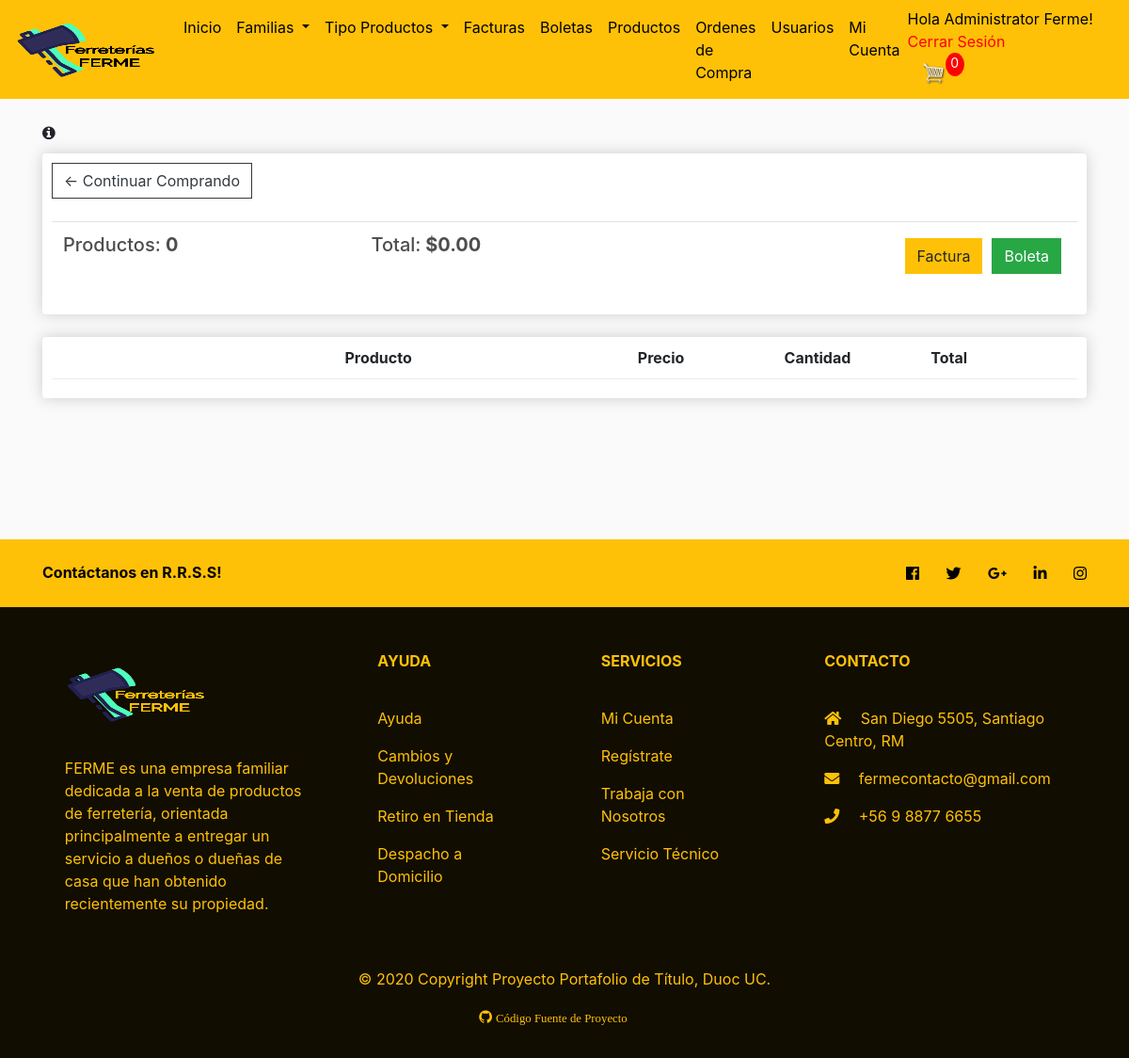
/cart/ (signed in), run on an earlier commit of the app's database.
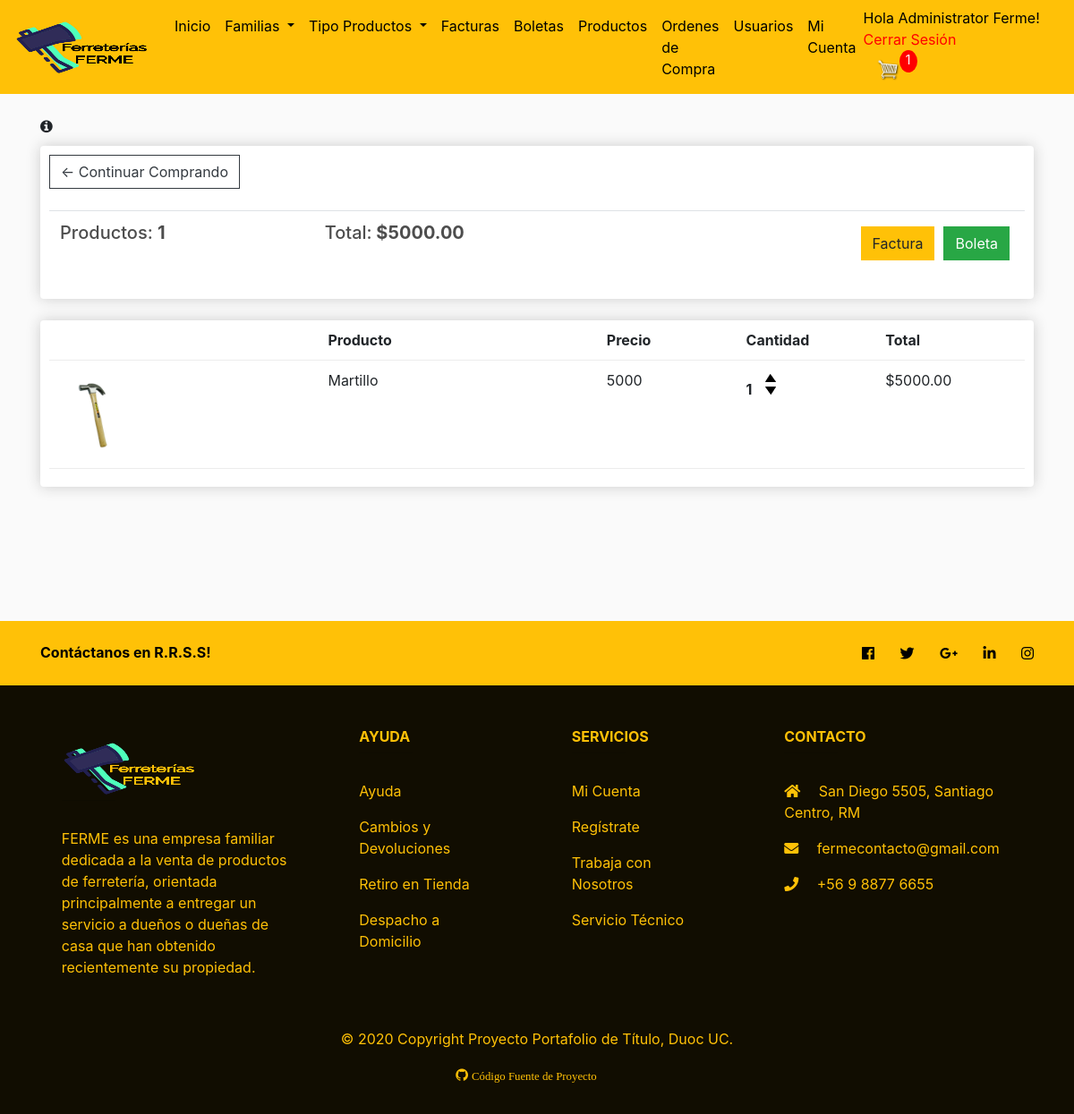
And on a later commit of the database.
### store/models.py (models this page shows, shortened)
class Order(models.Model):
    usuario = models.ForeignKey(Profile, on_delete=models.SET_NULL, null=True, blank=True)
    date_ordered = models.DateTimeField(auto_now_add=True)
    complete = models.BooleanField(default=False, null=True, blank=False)
    transaction_id = models.CharField(max_length=100, null=True)
    @property
    def get_cart_total(self):
        orderitems = self.orderitems_set.all()
        total = sum([item.get_total for item in orderitems])
        return total
    @property
    def get_cart_items(self):
        orderitems = self.orderitems_set.all()
        total = sum([item.quantity for item in orderitems])
        return total

class OrderItems(models.Model):
    product = models.ForeignKey(Producto, on_delete=models.SET_NULL, null=True)
    order = models.ForeignKey(Order, on_delete=models.SET_NULL, null=True)
    quantity = models.IntegerField(default=0, null=True, blank=True)
    date_added = models.DateTimeField(auto_now=True)
    @property
    def get_total(self):
        total = self.product.price * self.quantity
        return total

class Producto(models.Model):
    name = models.CharField(max_length=200)
    sku = models.CharField(max_length=200, null=True)
    price = models.FloatField()
    despacho = models.BooleanField(default=False, null=True, blank=True)
    fecha_exp = models.CharField(max_length=10,default='31/12/2020', null=True, blank=True)
    stock = models.IntegerField(default=0, null=True, blank=True)
    critic_stock = models.IntegerField(default=10, null=True, blank=True)
    image = models.ImageField(null=True, blank=True)
    proveedor = models.ForeignKey(Supplier, on_delete=models.SET_NULL, null=True, blank=True)
    familia = models.ForeignKey(FamiliaProducto, on_delete=models.SET_NULL, null=True, blank=True)
    tipo_producto = models.ForeignKey(TipoProducto, on_delete=models.SET_NULL, null=True, blank=True)
    @property
    def imageURL(self):
        try:
            url = self.image.url
        except:
            url = ''
        return url

### store/views.py (the view)
# urls.py: path('cart/', views.cart, name="cart"),
def cart(request):
    data = cartData(request)
    cartItems = data['cartItems']
    order = data['order']
    items = data['items']
    context = {'items':items, 'order':order, 'cartItems': cartItems}
    return render(request, 'store/cart.html', context)

### store/models.py (called while the page is built)
    @property
    def is_admin(self):
        admin = False
        tipo = self.profile.tipo
        if (tipo == 'Administrator'):
            admin = True
        else:
            admin = False
        return admin

### store/utils.py (called while the page is built)
def cartData(request):
    if request.user.is_authenticated:
        usuario = request.user.profile
        order, created = Order.objects.get_or_create(usuario=usuario, complete=False)
        items = order.orderitems_set.all()
        cartItems = order.get_cart_items
    else:
        cookieData = cookieCart(request)
        cartItems = cookieData['cartItems']
        order = cookieData['order']
        items = cookieData['items']
    return {'cartItems':cartItems, 'order':order, 'items':items}

### store/templates/store/cart.html (shortened to what this page needs)
{% extends 'store/main.html' %}
{% load static %}
{% block content %}
<a data-toggle="modal" data-target="#exampleModalInfo"><i class="fa fa-info-circle" aria-hidden="true"></i></a>
	<div class="row">
		<div class="col-lg-12">
			<div class="box-element">
				<a  class="btn btn-outline-dark" href="{% url 'store' %}">&#x2190; Continuar Comprando</a>
				<br>
				<br>
				<table class="table">
					<tr>
						<th><h5>Productos: <strong>{{order.get_cart_items}}</strong></h5></th>
						<th><h5>Total:<strong> ${{order.get_cart_total|floatformat:2}}</strong></h5></th>
						<th>
							<a  style="float:right; margin:5px;" class="btn btn-success" href="{% url 'checkout' %}">Boleta</a>
							<a  style="float:right; margin:5px;" class="btn btn-warning" href="{% url 'checkoutfact' %}">Factura</a>
						</th>
					</tr>
				</table>
			</div>
			<br>
			<div class="box-element">
				<div class="cart-row">
					<div style="flex:2"></div>
					<div style="flex:2"><strong>Producto</strong></div>
					<div style="flex:1"><strong>Precio</strong></div>
					<div style="flex:1"><strong>Cantidad</strong></div>
					<div style="flex:1"><strong>Total</strong></div>
				</div>
				{% for item in items %}
				<div class="cart-row">
					<div style="flex:2"><img class="row-image" src="{{item.product.imageURL}}"></div>
					<div style="flex:2"><p>{{item.product.name}}</p></div>
					<div style="flex:1"><p>{{item.product.price|floatformat:0}}</p></div>
					<div style="flex:1">
						<p class="quantity">{{item.quantity}}</p>
						<div class="quantity">
							<img data-product="{{item.product.id}}" data-action="add" class="chg-quantity update-cart" src="{% static  'img/arrow-up.png' %}">
							<img data-product="{{item.product.id}}" data-action="remove" class="chg-quantity update-cart" src="{% static  'img/arrow-down.png' %}">
						</div>
					</div>
					<div style="flex:1"><p>${{item.get_total|floatformat:2}}</p></div>
				</div>
                {% endfor %}
			</div>
		</div>
	</div>
{% endblock content %}

### store/templates/store/main.html (shortened to what the changed rows need)
<!DOCTYPE html>
{% load static %}
<html>
<head>
	<link rel="stylesheet" href="https://stackpath.bootstrapcdn.com/bootstrap/4.4.1/css/bootstrap.min.css">
	<link rel="stylesheet" type="text/css" href="{% static 'css/main.css' %}">
	<link rel="stylesheet" href="https://use.fontawesome.com/releases/v5.6.1/css/all.css">
	<link rel="stylesheet" href="https://cdnjs.cloudflare.com/ajax/libs/font-awesome/4.7.0/css/font-awesome.min.css" >
</head>
<body>
	<nav class="navbar navbar-expand-lg navbar-dark bg-dark">
	    <div class="form-inline my-2 my-lg-0">
			{% if user.is_authenticated  %}
			<div style="padding-right: 10px; color: black;">Hola {{ user.profile.tipo }} {{ user.profile.name }}!
			<br><a href="{% url 'logout' %}" style="color: red;">Cerrar Sesión</a></div>
			{% else %}
  			<div style="padding-right: 10px; color: black;">No estás registrado
			<br><a href="{% url 'login' %}" style="color: green;">Iniciar Sesión</a></div>
			{% endif %}
	     	<a href="{% url 'cart' %}">
	    		<img  id="cart-icon" src="{% static 'img/cart.png' %}">
	    	</a>
	    	<p id="cart-total">{{cartItems}}</p>
	    </div>
	</nav>
    <div class="container">
            <br>
            {% block content %}
            {% endblock content %}
    </div>
</body>
</html>

What changed in the data, as far as the page shows it:
computed for Order: get_cart_items "0" → "1"; get_cart_total "0.00" → "5000.00"
added OrderItems: product.imageURL (picture), product.name "Martillo", product.price "5000", quantity "1", get_total "5000.00"
Also different on the page:
{{ cartItems }}: "0" → "1"
